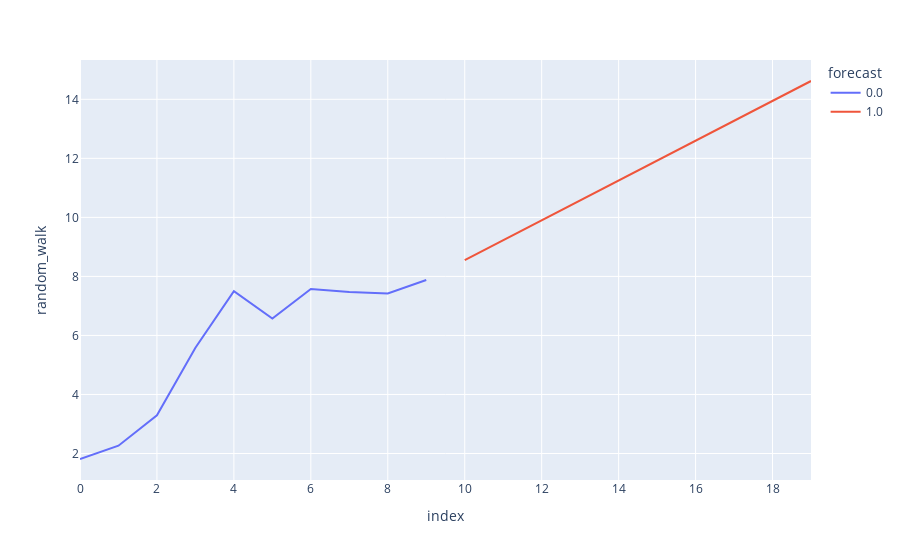

The code cell stored with this chart in its notebook:
### Markdown cell above
### Smoothing with Trendline
Just like we could smooth past values, we can also create a smoothed trendline to include in our forecast

### Code cell
import pandas as pd

data = myWalk
trend = ExponentialSmoothing(data, trend='add').fit()
trends = pd.DataFrame([data + list(trend.forecast(10)), [0]*10 + [1]*10]).T
trends.columns = ['random_walk', 'forecast']
px.line(trends, y='random_walk', color='forecast')

### Figure 1 — Plotly figure (JSON) as saved in the notebook; plotly's stock layout.template omitted (floating-point values rounded to 4 significant figures)
{"data": [{"hovertemplate": "forecast=0.0<br>index=%{x}<br>random_walk=%{y}<extra></extra>", "legendgroup": "0.0", "line": {"color": "#636efa", "dash": "solid"}, "marker": {"symbol": "circle"}, "mode": "lines", "name": "0.0", "orientation": "v", "showlegend": true, "type": "scatter", "x": [0, 1, 2, 3, 4, 5, 6, 7, 8, 9], "xaxis": "x", "y": [1.814, 2.264, 3.293, 5.584, 7.501, 6.574, 7.574, 7.473, 7.42, 7.88], "yaxis": "y"}, {"hovertemplate": "forecast=1.0<br>index=%{x}<br>random_walk=%{y}<extra></extra>", "legendgroup": "1.0", "line": {"color": "#EF553B", "dash": "solid"}, "marker": {"symbol": "circle"}, "mode": "lines", "name": "1.0", "orientation": "v", "showlegend": true, "type": "scatter", "x": [10, 11, 12, 13, 14, 15, 16, 17, 18, 19], "xaxis": "x", "y": [8.554, 9.228, 9.902, 10.58, 11.25, 11.92, 12.6, 13.27, 13.95, 14.62], "yaxis": "y"}], "layout": {"legend": {"title": {"text": "forecast"}, "tracegroupgap": 0}, "margin": {"t": 60}, "xaxis": {"anchor": "y", "domain": [0, 1], "title": {"text": "index"}}, "yaxis": {"anchor": "x", "domain": [0, 1], "title": {"text": "random_walk"}}}}
